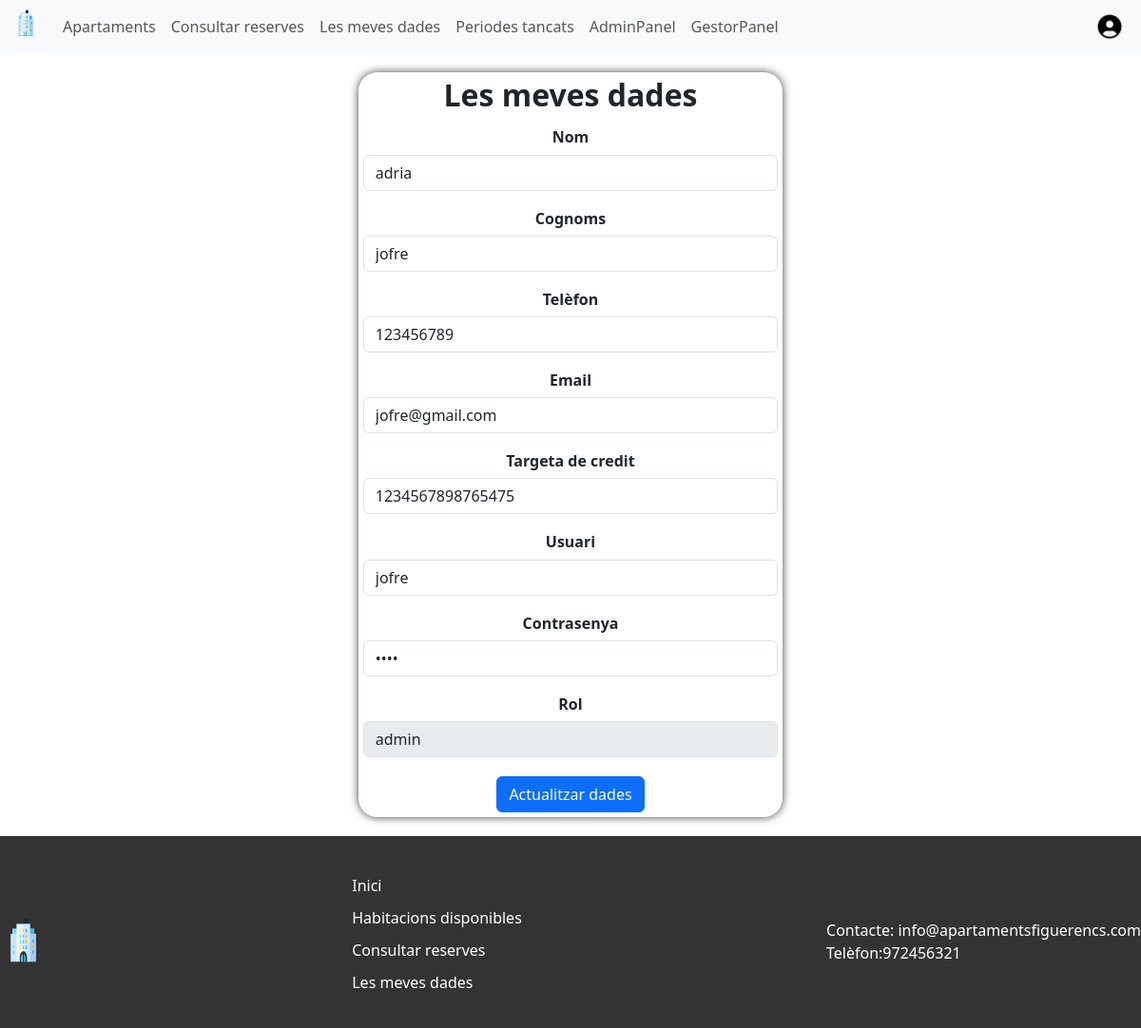
Screenshot of /index.php?r=dades (signed in) with the database file from the repository.
### tables this page shows
CREATE TABLE `users` (
  `ID` int(11) NOT NULL AUTO_INCREMENT,
  `Nom` varchar(255) DEFAULT NULL,
  `Cognoms` varchar(255) DEFAULT NULL,
  `Telefon` varchar(15) DEFAULT NULL,
  `Email` varchar(255) DEFAULT NULL,
  `Card` varchar(255) DEFAULT NULL,
  `user` varchar(255) DEFAULT NULL,
  `pass` varchar(255) DEFAULT NULL,
  `rol` varchar(255) DEFAULT NULL,
  PRIMARY KEY (`ID`)
);

### src/Emeset/Container.php (called while the page is built, shortened)
<?php
class Container
{
    public $config = [];
    public function __construct($config)
    {
        $this->config = $config;
    }
    public function users()
    {
        return new \Daw\Users(
            $this->config["db"]["user"],
            $this->config["db"]["pass"],
            $this->config["db"]["db"],
            $this->config["db"]["host"]
        );
    }
}

### src/models/Users.php (called while the page is built, shortened)
<?php
class Users {
    public $sql;
    public function __construct($user, $pass, $db, $host){
        $dsn = "mysql:dbname={$db};host={$host}";
        try {
            $this->sql = new \PDO($dsn, $user, $pass);
        } catch (\PDOException $e) {
            die('Ha fallat la connexió: ' . $e->getMessage());
        }
    }
     public function getUserData($userId) {
        $stm = $this->sql->prepare("select id, nom, cognoms, telefon, email, card, user, pass, rol from users where id = :user_id;");
        $stm->execute([':user_id' => $userId]);
        $tasks = $stm->fetch(\PDO::FETCH_ASSOC);
        return $tasks;
    }
}

### src/controllers/dades.php (called while the page is built, shortened)
<?php
function ctrlDades($request, $response, $container) {
    $taskModel = $container->users();
    $user = $request->get("SESSION", "user");
    $tasks = $taskModel->getUserData($user["ID"]);
    $response->set("tasks", $tasks);
    $response->setTemplate("dades.php");
    return $response;
}

### src/Emeset/Request.php (called while the page is built, shortened)
<?php
class Request
{
    public function get($input, $id, $filter = "FILTER_SANITIZE_STRING", $options = 0)
    {
        $result = false;
        if ($input === 'SESSION') {
            $result = $_SESSION[$id];
        } elseif ($input === 'FILES') {
            $result = $_FILES[$id];
        }
        return $result;
    }
}

### src/views/dades.php (the view, shortened to what this page needs)
<!DOCTYPE html>
<html>
<head>
</head>
<link href="https://cdn.jsdelivr.net/npm/bootstrap@5.3.2/dist/css/bootstrap.min.css" rel="stylesheet">
    <link rel="stylesheet" href="style.css">
<body>
    <header>
        <?php include 'header.php' ?>
    </header>
    <div class="container d-flex justify-content-center align-items-center">
      <div class="shadow-form text-center form-dades">
<form action="index.php" method="post">
<div class="mb-3">
  <h1 class="account">Les meves dades</h1>
</div>
<div class="mb-3">
  <label class="form-label h6">Nom</label>
  <input name="nom" type="text" class="form-control" value="<?php echo $tasks['nom'] ?>">
</div>
<div class="mb-3">
  <label class="form-label h6">Cognoms</label>
  <input name="cognoms" type="text" class="form-control" value="<?php echo $tasks['cognoms'] ?>">
</div>
<div class="mb-3">
  <label class="form-label h6">Telèfon</label>
  <input name="telefon" type="text" class="form-control" value="<?php echo $tasks['telefon'] ?>">
</div>
<div class="mb-3">
  <label class="form-label h6">Email</label>
  <input name="email" type="text" class="form-control" value="<?php echo $tasks['email'] ?>">
</div>
<div class="mb-3">
  <label class="form-label h6">Targeta de credit</label>
  <input name="card" type="text" class="form-control" value="<?php echo $tasks['card'] ?>">
</div>
<div class="mb-3">
  <label class="form-label h6">Usuari</label>
  <input name="user" type="text" class="form-control" value="<?php echo $tasks['user'] ?>">
</div>
<div class="mb-3">
  <label class="form-label h6">Contrasenya</label>
  <input name="pass" type="password" class="form-control" value="<?php echo $tasks['pass'] ?>">
</div>
<div class="mb-3">
  <label class="form-label h6">Rol</label>
  <input name="rol" type="text" class="form-control" value="<?php echo $tasks['rol'] ?>" disabled>
</div>
<button type="submit" class="btn btn-primary">Actualitzar dades</button>
</form>
</div>
</div>
    <footer>
        <?php include 'footer.php' ?>
    </footer>
</body>
</html>

### public/style.css (style rules this page uses)
footer { background-color: #333; color: #fff; padding: 20px 0; }
.form-control { margin-bottom: 20px; }
.form-dades { border-radius: 20px; box-shadow: 0px 0px 10px 0px rgba(0, 0, 0, 0.75); padding: 5px; width:40%; font-size: 1px; margin-top: 20px; margin-bottom: 20px; }
.form-label { font-weight: bold; }
.account { font-size: 32px; font-weight: bold; }

### rows the page displays
users: nom "adria", cognoms "jofre", telefon "123456789", email "jofre@gmail.com", card "1234567898765475", user "jofre", rol "admin"
